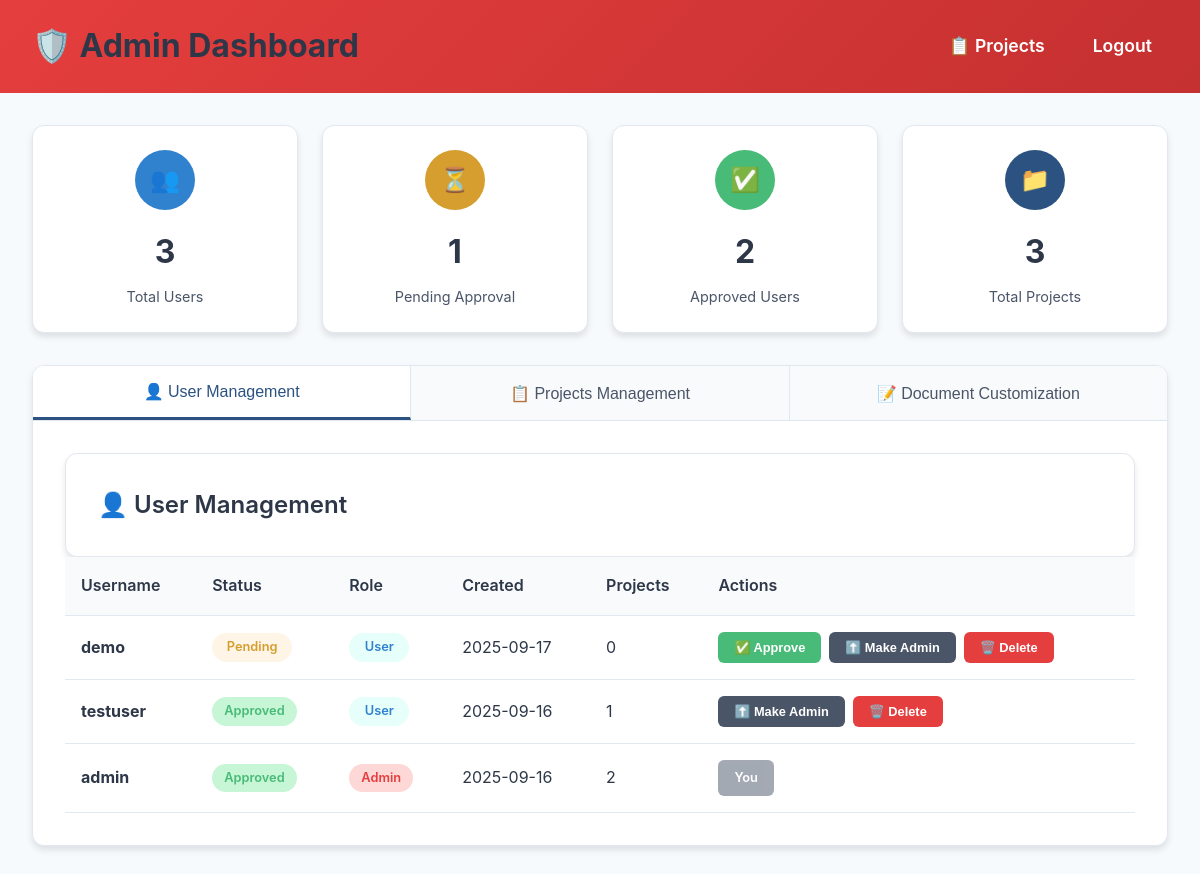
The page /admin (signed in) on the database its author committed.
### app.py (models this page shows)
class User(db.Model, UserMixin):
    id = db.Column(db.Integer, primary_key=True)
    username = db.Column(db.String(80), unique=True, nullable=False)
    password = db.Column(db.String(120), nullable=False)
    is_approved = db.Column(db.Boolean, nullable=False, default=False)
    is_admin = db.Column(db.Boolean, nullable=False, default=False)
    created_at = db.Column(db.DateTime, nullable=False, default=db.func.current_timestamp())
    projects = db.relationship('Project', backref='owner', lazy=True)

### app.py (the view)
@app.route('/admin')
@login_required
@admin_required
def admin_dashboard():
    users = User.query.order_by(User.created_at.desc()).all()
    pending_users = User.query.filter_by(is_approved=False).count()
    total_users = User.query.count()
    total_projects = Project.query.count()
    all_projects = db.session.query(Project, User).join(User, Project.user_id == User.id).order_by(Project.name).all()
    projects_data = []
    for project, owner in all_projects:
        panels_count = Panel.query.filter_by(project_id=project.id).count()
        equipment_count = ScheduledEquipment.query.filter_by(project_id=project.id).count()
        projects_data.append({
            'project': project,
            'owner': owner,
            'panels_count': panels_count,
            'equipment_count': equipment_count
        })
    stats = {
        'total_users': total_users,
        'pending_users': pending_users,
        'approved_users': total_users - pending_users,
        'total_projects': total_projects
    }
    return render_template('admin.html', users=users, stats=stats, projects_data=projects_data)

### app.py (called while the page is built)
@login_manager.user_loader
def load_user(user_id):
    return User.query.get(int(user_id))

def admin_required(f):
    from functools import wraps
    @wraps(f)
    def decorated_function(*args, **kwargs):
        if not current_user.is_authenticated or not current_user.is_admin:
            flash("Admin access required.", "danger")
            return redirect(url_for('project_selection'))
        return f(*args, **kwargs)
    return decorated_function

### templates/admin.html (shortened to what this page needs)
<!DOCTYPE html>
<html lang="en">
<head>
</head>
<body>
    <div class="header">
        <div class="header-content">
            <h1>🛡️ Admin Dashboard</h1>
            <div class="nav-links">
                <a href="{{ url_for('project_selection') }}">📋 Projects</a>
                <a href="{{ url_for('logout') }}">Logout</a>
            </div>
        </div>
    </div>
    <div class="container">
        <div class="stats-grid">
            <div class="stat-card">
                <div class="stat-icon users">👥</div>
                <div class="stat-number">{{ stats.total_users }}</div>
                <div class="stat-label">Total Users</div>
            </div>
            <div class="stat-card">
                <div class="stat-icon pending">⏳</div>
                <div class="stat-number">{{ stats.pending_users }}</div>
                <div class="stat-label">Pending Approval</div>
            </div>
            <div class="stat-card">
                <div class="stat-icon approved">✅</div>
                <div class="stat-number">{{ stats.approved_users }}</div>
                <div class="stat-label">Approved Users</div>
            </div>
            <div class="stat-card">
                <div class="stat-icon projects">📁</div>
                <div class="stat-number">{{ stats.total_projects }}</div>
                <div class="stat-label">Total Projects</div>
            </div>
        </div>
        <div class="admin-tabs">
            <button class="admin-tab active" onclick="switchTab('users')">👤 User Management</button>
            <button class="admin-tab" onclick="switchTab('projects')">📋 Projects Management</button>
            <button class="admin-tab" onclick="switchTab('documents')">📝 Document Customization</button>
        </div>
        <div id="users-tab" class="tab-content active">
            <div class="users-section"
            <div class="section-header">
                <div class="section-title">
                    👤 User Management
                </div>
            </div>
            {% if users %}
                <div style="overflow-x: auto;">
                    <table class="users-table">
                        <thead>
                            <tr>
                                <th>Username</th>
                                <th>Status</th>
                                <th>Role</th>
                                <th>Created</th>
                                <th>Projects</th>
                                <th>Actions</th>
                            </tr>
                        </thead>
                        <tbody>
                            {% for user in users %}
                            <tr>
                                <td><strong>{{ user.username }}</strong></td>
                                <td>
                                    {% if user.is_approved %}
                                        <span class="status-badge status-approved">Approved</span>
                                    {% else %}
                                        <span class="status-badge status-pending">Pending</span>
                                    {% endif %}
                                </td>
                                <td>
                                    {% if user.is_admin %}
                                        <span class="role-badge role-admin">Admin</span>
                                    {% else %}
                                        <span class="role-badge role-user">User</span>
                                    {% endif %}
                                </td>
                                <td>{{ user.created_at.strftime('%Y-%m-%d') if user.created_at else 'N/A' }}</td>
                                <td>{{ user.projects|length }}</td>
                                <td>
                                    <div class="action-buttons">
                                        {% if not user.is_approved %}
                                            <form method="POST" action="{{ url_for('approve_user', user_id=user.id) }}" style="display: inline;">
                                                <button type="submit" class="btn btn-success">✅ Approve</button>
                                            </form>
                                        {% endif %}
                                        {% if user.id != current_user.id %}
                                            <form method="POST" action="{{ url_for('toggle_user_admin', user_id=user.id) }}" style="display: inline;">
                                                {% if user.is_admin %}
                                                    <button type="submit" class="btn btn-warning">⬇️ Revoke Admin</button>
                                                {% else %}
                                                    <button type="submit" class="btn btn-secondary">⬆️ Make Admin</button>
                                                {% endif %}
                                            </form>
                                            <button class="btn btn-danger" onclick="showDeleteModal({{ user.id }}, '{{ user.username }}')">
                                                🗑️ Delete
                                            </button>
                                        {% else %}
                                            <span class="btn btn-secondary" style="opacity: 0.5;">You</span>
                                        {% endif %}
                                    </div>
                                </td>
                            </tr>
                            {% endfor %}
                        </tbody>
                    </table>
                </div>
            {% else %}
                <div class="empty-state">
                    <h3>No Users Found</h3>
                    <p>No users have registered yet.</p>
                </div>
            {% endif %}
        </div>
        </div>
</body>
</html>

### rows shown on the page
User: username "demo", is_approved "Pending", is_admin "User", created_at "2025-09-17", projects|length "0"
User: username "testuser", is_approved "Approved", is_admin "User", created_at "2025-09-16", projects|length "1"
User: username "admin", is_approved "Approved", is_admin "Admin", created_at "2025-09-16", projects|length "2", shows "You"

### other values the page prints
{{ stats.total_users }} "3"
{{ stats.pending_users }} "1"
{{ stats.approved_users }} "2"
{{ stats.total_projects }} "3"
